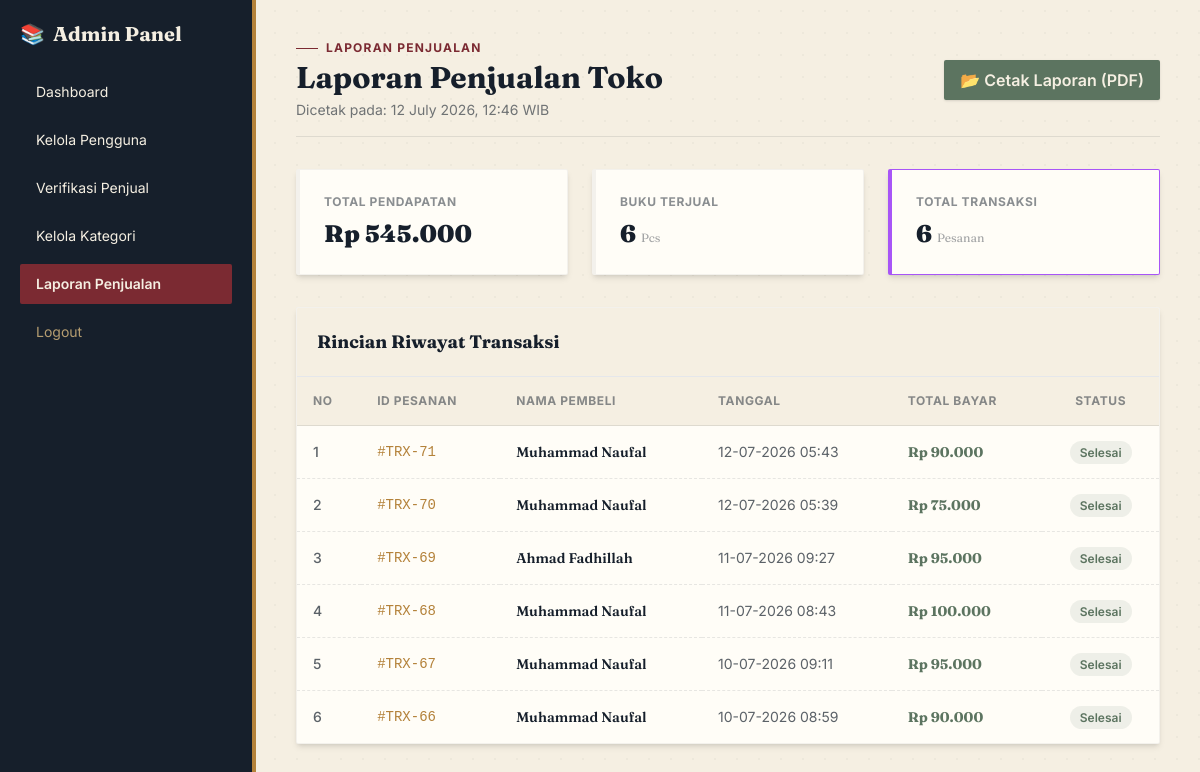
Page /admin/report.php (signed in) on the committed database.
### tables this page shows
CREATE TABLE `orders` (
  `id` int(11) NOT NULL,
  `buyer_id` int(11) NOT NULL,
  `seller_id` int(11) NOT NULL,
  `total_amount` decimal(10,2) NOT NULL,
  `status` enum('pending','paid','shipped','completed','cancelled') DEFAULT 'pending',
  `address` text NOT NULL,
  `phone` varchar(20) NOT NULL,
  `created_at` timestamp NOT NULL DEFAULT current_timestamp()
);

CREATE TABLE `users` (
  `id` int(11) NOT NULL,
  `name` varchar(100) NOT NULL,
  `email` varchar(100) NOT NULL,
  `password` varchar(255) NOT NULL,
  `full_name` varchar(100) DEFAULT NULL,
  `phone` varchar(20) DEFAULT NULL,
  `address` text DEFAULT NULL,
  `role` enum('admin','seller','buyer') NOT NULL,
  `created_at` timestamp NOT NULL DEFAULT current_timestamp(),
  `is_verified` tinyint(1) DEFAULT 0
);

### admin/report.php (the view, shortened to what this page needs)
<?php
include '../config/database.php';
$query_income = mysqli_query($db, "SELECT SUM(total_amount) as total FROM orders WHERE status = 'success' OR status = 'selesai' OR status = 'completed'");
$income = mysqli_fetch_assoc($query_income);
$total_income = $income['total'] ?? 0;
$query_books_sold = mysqli_query($db, "SELECT SUM(quantity) as total FROM order_items");
$books_sold = mysqli_fetch_assoc($query_books_sold);
$total_books_sold = $books_sold['total'] ?? 0;
$query_total_orders = mysqli_query($db, "SELECT COUNT(*) as total FROM orders");
$total_orders = mysqli_fetch_assoc($query_total_orders);
$orders_count = $total_orders['total'] ?? 0;
$orders_list = mysqli_query($db, "SELECT orders.*, users.name as buyer_name
                                  FROM orders
                                  JOIN users ON orders.buyer_id = users.id
                                  ORDER BY orders.created_at DESC");
?>
<!DOCTYPE html>
<html lang="id">
<head>
    <script src="https://cdn.tailwindcss.com"></script>
</head>
<body class="bg-paper flex min-h-screen font-sans text-ink">
    <div class="no-print bg-ink text-paper w-64 min-h-screen p-5 space-y-6 shrink-0 border-r-4 border-brass">
        <h2 class="text-xl font-serif font-bold flex items-center gap-2"><span class="text-brass-light">📚</span> Admin Panel</h2>
        <nav class="space-y-2 flex flex-col text-sm">
            <a href="index.php" class="hover:bg-ink-light px-4 py-2.5 rounded-sm transition">Dashboard</a>
            <a href="manage_users.php" class="hover:bg-ink-light px-4 py-2.5 rounded-sm transition">Kelola Pengguna</a>
            <a href="verify_sellers.php" class="hover:bg-ink-light px-4 py-2.5 rounded-sm transition">Verifikasi Penjual</a>
            <a href="manage_categories.php" class="hover:bg-ink-light px-4 py-2.5 rounded-sm transition">Kelola Kategori</a>
            <a href="report.php" class="bg-maroon px-4 py-2.5 rounded-sm font-semibold transition">Laporan Penjualan</a>
            <a href="../auth/logout.php" class="text-brass-light/80 hover:bg-ink-light px-4 py-2.5 rounded-sm mt-10 transition">Logout</a>
        </nav>
    </div>
    <div class="print-area flex-1 p-10">
        <div class="flex justify-between items-center border-b border-ink/10 pb-4 mb-8">
            <div>
                <p class="eyebrow text-xs font-bold uppercase tracking-widest text-maroon mb-1">Laporan Penjualan</p>
                <h1 class="text-3xl font-serif font-bold text-ink">Laporan Penjualan Toko</h1>
                <p class="text-sm text-ink/60 mt-1">Dicetak pada: <?php echo date('d F Y, H:i'); ?> WIB</p>
            </div>
            <button onclick="window.print()" class="no-print bg-sage hover:bg-sage/80 text-paper px-4 py-2 rounded-sm font-semibold shadow transition">
                📂 Cetak Laporan (PDF)
            </button>
        </div>
        <div class="grid grid-cols-1 md:grid-cols-3 gap-6 mb-8">
            <div class="bg-card p-6 rounded-sm shadow-md border-l-4 border-emerald-500 border border-ink/5">
                <p class="text-xs font-bold text-ink/50 uppercase tracking-wider">Total Pendapatan</p>
                <p class="text-2xl font-serif font-black text-ink mt-2">Rp <?php echo number_format($total_income, 0, ',', '.'); ?></p>
            </div>
            <div class="bg-card p-6 rounded-sm shadow-md border-l-4 border-blue-500 border border-ink/5">
                <p class="text-xs font-bold text-ink/50 uppercase tracking-wider">Buku Terjual</p>
                <p class="text-2xl font-serif font-black text-ink mt-2"><?php echo $total_books_sold; ?> <span class="text-xs text-ink/40 font-normal">Pcs</span></p>
            </div>
            <div class="bg-card p-6 rounded-sm shadow-md border-l-4 border-purple-500 border border-ink/5">
                <p class="text-xs font-bold text-ink/50 uppercase tracking-wider">Total Transaksi</p>
                <p class="text-2xl font-serif font-black text-ink mt-2"><?php echo $orders_count; ?> <span class="text-xs text-ink/40 font-normal">Pesanan</span></p>
            </div>
        </div>
        <div class="bg-card rounded-sm shadow-md border border-ink/5 overflow-hidden">
            <div class="p-5 border-b bg-paper">
                <h3 class="font-serif font-bold text-ink text-lg">Rincian Riwayat Transaksi</h3>
            </div>
            <div class="overflow-x-auto">
                <table class="w-full text-left border-collapse">
                    <thead>
                        <tr class="bg-paper text-ink/50 font-bold uppercase text-xs tracking-wider border-b border-ink/10">
                            <th class="p-4">No</th>
                            <th class="p-4">ID Pesanan</th>
                            <th class="p-4">Nama Pembeli</th>
                            <th class="p-4">Tanggal</th>
                            <th class="p-4">Total Bayar</th>
                            <th class="p-4 text-center">Status</th>
                        </tr>
                    </thead>
                    <tbody class="divide-y divide-dashed divide-ink/10 text-sm text-ink/70">
                        <?php
                        $no = 1;
                        if ($orders_list && mysqli_num_rows($orders_list) > 0) :
                            while ($order = mysqli_fetch_assoc($orders_list)) :
                        ?>
                            <tr class="hover:bg-paper/60 transition">
                                <td class="p-4 font-medium"><?php echo $no++; ?></td>
                                <td class="p-4 font-mono text-brass">#TRX-<?php echo $order['id']; ?></td>
                                <td class="p-4 font-serif font-semibold text-ink"><?php echo htmlspecialchars($order['buyer_name']); ?></td>
                                <td class="p-4"><?php echo date('d-m-Y H:i', strtotime($order['created_at'])); ?></td>
                                <td class="p-4 font-serif font-bold text-sage">Rp <?php echo number_format($order['total_amount'], 0, ',', '.'); ?></td>
                                <td class="p-4 text-center">
                                    <?php if ($order['status'] === 'success' || $order['status'] === 'selesai' || $order['status'] === 'completed') : ?>
                                        <span class="px-2.5 py-1 text-xs font-semibold bg-sage/10 text-sage rounded-full">Selesai</span>
                                    <?php else : ?>
                                        <span class="px-2.5 py-1 text-xs font-semibold bg-brass/10 text-brass rounded-full"><?php echo htmlspecialchars($order['status']); ?></span>
                                    <?php endif; ?>
                                </td>
                            </tr>
                        <?php
                            endwhile;
                        else :
                        ?>
                            <tr>
                                <td colspan="6" class="p-8 text-center text-ink/40 font-serif">Belum ada riwayat transaksi masuk.</td>
                            </tr>
                        <?php endif; ?>
                    </tbody>
                </table>
            </div>
        </div>
    </div>
</body>
</html>

### admin/report.php (style rules this page uses)
body { background-color: #F5EFE2; background-image: radial-gradient(#00000008 1px, transparent 1px); background-size: 22px 22px; }
.eyebrow::before { content: ''; display: inline-block; width: 22px; height: 1px; background: #7B2A32; margin-right: 8px; vertical-align: middle; }

### rows in the picture
orders: id "71", buyer.name "Muhammad Naufal", created_at "12-07-2026 05:43", total_amount "90.000", status "Selesai"
orders: id "70", buyer.name "Muhammad Naufal", created_at "12-07-2026 05:39", total_amount "75.000", status "Selesai"
orders: id "69", buyer.name "Ahmad Fadhillah", created_at "11-07-2026 09:27", total_amount "95.000", status "Selesai"
orders: id "68", buyer.name "Muhammad Naufal", created_at "11-07-2026 08:43", total_amount "100.000", status "Selesai"
orders: id "67", buyer.name "Muhammad Naufal", created_at "10-07-2026 09:11", total_amount "95.000", status "Selesai"
orders: id "66", buyer.name "Muhammad Naufal", created_at "10-07-2026 08:59", total_amount "90.000", status "Selesai"

### other values in the picture
$total_income "545.000"
$total_books_sold "6"
$orders_count "6"
